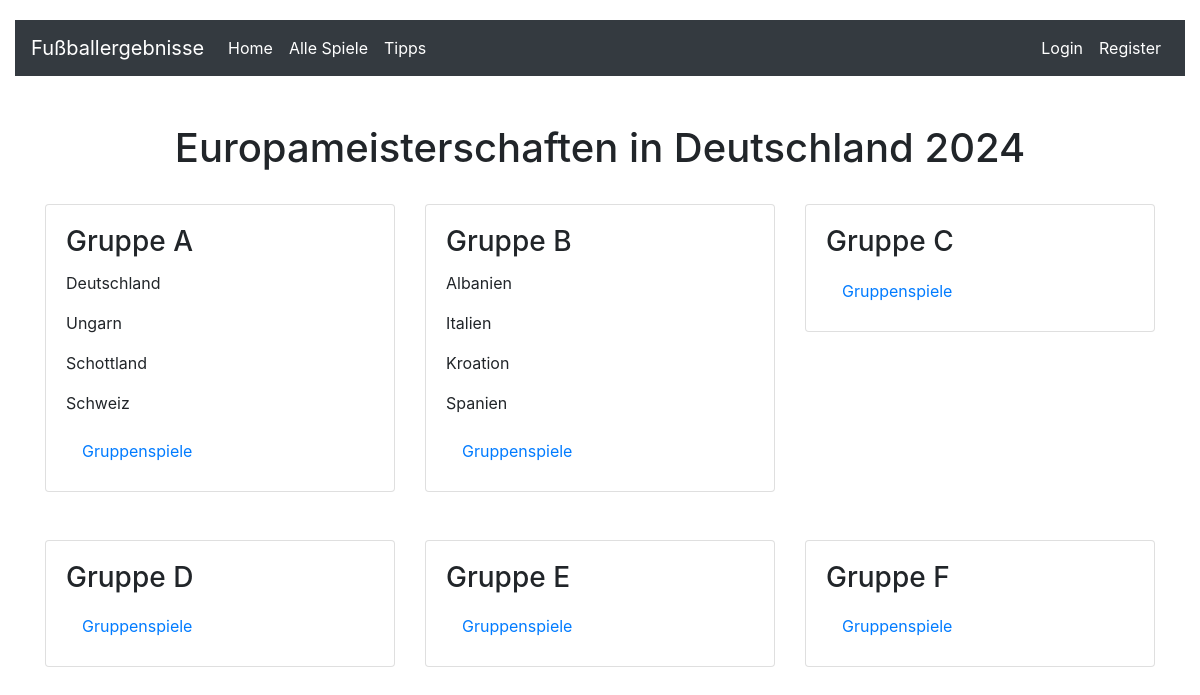
The page / on the database its author committed.
### em_tipps_verwalten/models.py (models this page shows, shortened)
class Gruppen(models.Model):
    gruppen_id = models.AutoField(primary_key=True),
    gruppen_name = models.CharField(max_length=50)
    def __str__(self) -> str:
        return self.gruppen_name

class Mannschaften(models.Model):
    mannschaft_id = models.AutoField(primary_key=True)
    mannschaft_name = models.CharField(max_length=100)
    land_id = models.ForeignKey(Laender, models.DO_NOTHING)
    gruppen_id = models.ForeignKey(Gruppen, on_delete=models.CASCADE)

### em_tipps_verwalten/views.py (the view)
# urls.py: path('', views.startSeite, name='startSeite'),
def startSeite(request):
    gruppen = Gruppen.objects.all()
    print(gruppen)
    ctx = {'gruppen': gruppen}
    return render(request, 'startSeite.html', ctx)

### em_tipps_verwalten/templates/startSeite.html
{% extends 'index.html' %}
{% load static %}
{% block content %}
  <div class="container mt-5">
    <div class="row justify-content-center mb-4">
      <h1>Europameisterschaften in Deutschland 2024</h1>
    </div>
      <div class="row">
        {% for gruppe in gruppen %}
          <div class="col-md-4 mb-5">
            <div class="card">
              <div class="card-body">
                <h3 class="card-title">{{gruppe.gruppen_name}}</h3>
                {% for mannschaft in gruppe.mannschaften_set.all %}
                  <p class="card-text mt-2">{{mannschaft.mannschaft_name}}</p>
                {% endfor%}
                <div class="row-mt-4">
                  <a class="nav-link" href="{% url 'gruppenspiele' id=gruppe.id %}">Gruppenspiele</a>
                </div>
              </div>
            </div>
          </div>
        {% endfor %}
      </div>
  </div>
{% endblock content %}

### em_tipps_verwalten/templates/index.html (style rules this page uses)
body { padding-top: 20px; }

### rows shown on the page
Gruppen: gruppen_name "Gruppe A"
Mannschaften: mannschaft_name "Deutschland"
Mannschaften: mannschaft_name "Ungarn"
Mannschaften: mannschaft_name "Schottland"
Mannschaften: mannschaft_name "Schweiz"
Gruppen: gruppen_name "Gruppe B"
Mannschaften: mannschaft_name "Albanien"
Mannschaften: mannschaft_name "Italien"
Mannschaften: mannschaft_name "Kroation"
Mannschaften: mannschaft_name "Spanien"
Gruppen: gruppen_name "Gruppe C"
Gruppen: gruppen_name "Gruppe D"
Gruppen: gruppen_name "Gruppe E"
Gruppen: gruppen_name "Gruppe F"
